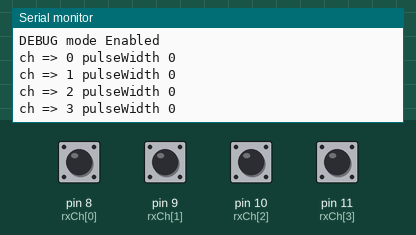
Recording of a sketch running on a simulated Arduino Uno, built with avr-gcc and run on an emulated ATmega328P. On the bench: the last lines printed to the serial monitor. The inputs (shaded band) are chosen by the test bench; at power-on: pin 8 (rxCh[0]), pin 9 (rxCh[1]), pin 10 (rxCh[2]), pin 11 (rxCh[3]) HIGH.

Above: at 1.2 s.
1.3 s: pin 8 (rxCh[0]) pulled LOW for 0.15 s
2.9 s: pin 9 (rxCh[1]) pulled LOW for 0.15 s
At 3.5 s:
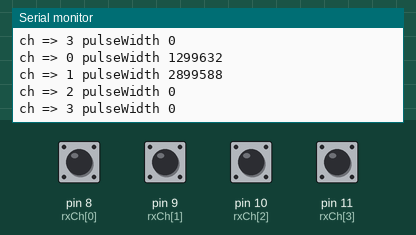
4.5 s: pin 10 (rxCh[2]) pulled LOW for 0.15 s
At 5.8 s:
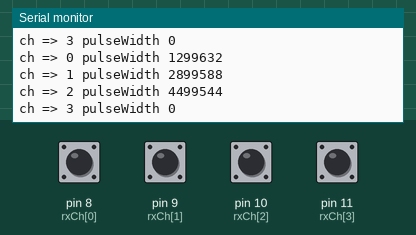
6.1 s: pin 11 (rxCh[3]) pulled LOW for 0.15 s
At 7.4 s:
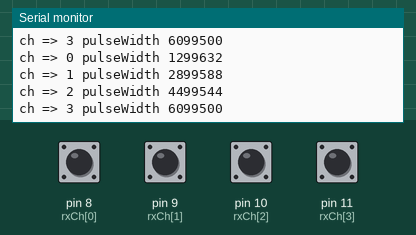
7.7 s: pin 8 (rxCh[0]) pulled LOW for 1 s
10.2 s: pin 9 (rxCh[1]) pulled LOW for 1 s
At 11.7 s:
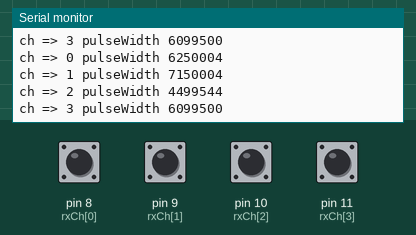
Timing chart, 0 to 13.2 s (numbered marks = the images above; inputs shaded):
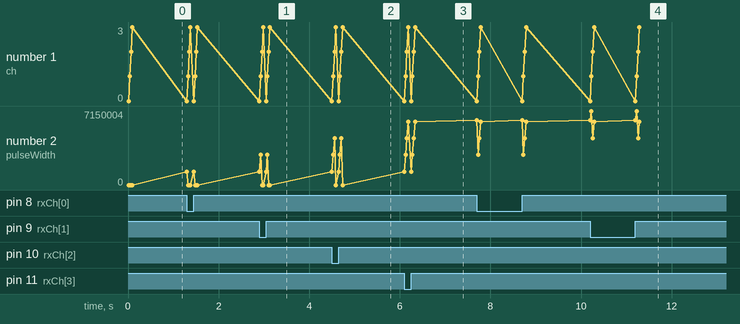

Measured:
- after the input at 2.9 s, the serial monitor: prints a new line at once (image 1)
- after the input at 4.5 s, the serial monitor: prints a new line after 0.06 s (image 2)
- after the input at 6.1 s, the serial monitor: prints a new line after 0.09 s (image 3)
- after the input at 10.2 s, the serial monitor: prints a new line at once (image 4)
- plotted number 2: 0 → 6099500 after the input at 6.1 s

The sketch:

rxPCIMultiChannel.ino
```cpp
/*
   Author : Kunchala Anil
   Email : anilkunchlaece@gmail.com
   Date : 6 Mar 2018
   Pin Change Interrupts - Single Rx Channel i.e Single PWM Wave
  PCMSKx - Pin Change Mask Register
  PCMSK0 - portB (D8-D13) (PCINT0  - PCINT6)
  PCMSK1 - portC (A0-A5)  (PCINT8  - PCINT14)
  PCMSK2 - portD (D0-D7)  (PCINT16 - PCINT23)
  PCICR -  Pin Change Interrupt Control Register
    PCIE0 - Pin Change Interrupt Enable 0 - Port B (D8-D13)
    PCIE1 - Pin Change Interrupt Enable 1 - Port C (A0-A5)
    PCIE2 - Pin Change Interrupt Enable 2 - Port D (D0-D7)
*/

/*#############################
  Rx Connections
  Ch1 = D8 PCINT0
  Ch2 = D9 PCINT1
  Ch3 = D10 PCINT2
  Ch4 = D11 PCINT3
*/
#define DEBUG // comment it out to disable the debug mode

volatile boolean recvPCInt = false; //to know interrupt status
volatile int portValue;

//used to store the pwm duration
volatile unsigned long pwmDuration[4];
volatile unsigned long pwmStart[4];
unsigned long pwmEnd[4];

//pinDeclaration for Rx
const byte rxCh[] = {8, 9, 10, 11};
const byte noOfChannels = sizeof(rxCh);

//portStatus
volatile int prevPortState[] = {0, 0, 0, 0};
volatile int presentPortState[4];

//Interrupt Service Routine will fire when for PinChange in PortB
ISR(PCINT0_vect) {
  recvPCInt = true;
  for (int ch = 0; ch < noOfChannels ; ch++) {
    presentPortState[ch] = digitalRead(rxCh[ch]);
  }//end of for loop

  for (int c = 0; c < noOfChannels ; c++) {
    if (prevPortState[c] == 0 & presentPortState[c] == 1) {
      //if previous state is 0 and present state is 1 (Raising Edge) then take the time stamp
      pwmStart[c] = micros();
      prevPortState[c] = 1; //update the prevPort State
    } else if (prevPortState[c] == 1 & presentPortState[c] == 0) {
      //if previous state is 1 and present state is 0 (Falling Edge) then calculate the width based on the change
      pwmDuration[c] = micros() - pwmStart[c];
      prevPortState[c] = 0; //update Present PortState
    }
  }//end of for loop
  //portValue = PINB & 0x0f;//we are only intrested in first four bits
}

void setup() {
  cli(); //Clear all interrupts
  PCICR |= 1 << PCIE0; //Enable port B Registers i.e D8-D13
  PCMSK0 |= (1 << PCINT0) | (1 << PCINT1) | (1 << PCINT2) | (1 << PCINT3);// Pin8,9,10,11
  sei(); //enable all interrupts

#ifdef DEBUG
  Serial.begin(9600);
  Serial.println("DEBUG mode Enabled");
#endif

  for (int ch = 0 ; ch < noOfChannels; ch++) {
    pinMode(rxCh[ch], INPUT_PULLUP); //make pin input with pullup enabled
  }//end of for loop

}//end of setup

void checkForRxPulseWidths() {
  for (int i = 0; i < noOfChannels ; i++ ) {
#ifdef DEBUG
    Serial.print("ch => ");
    Serial.print(i);
    Serial.print(" pulseWidth ");
    Serial.println(pwmDuration[i]);
#endif
  }
}

void loop() {
  if (recvPCInt == true) {
    checkForRxPulseWidths();
    recvPCInt = false;
  }//end of if
}//end of loop
```
